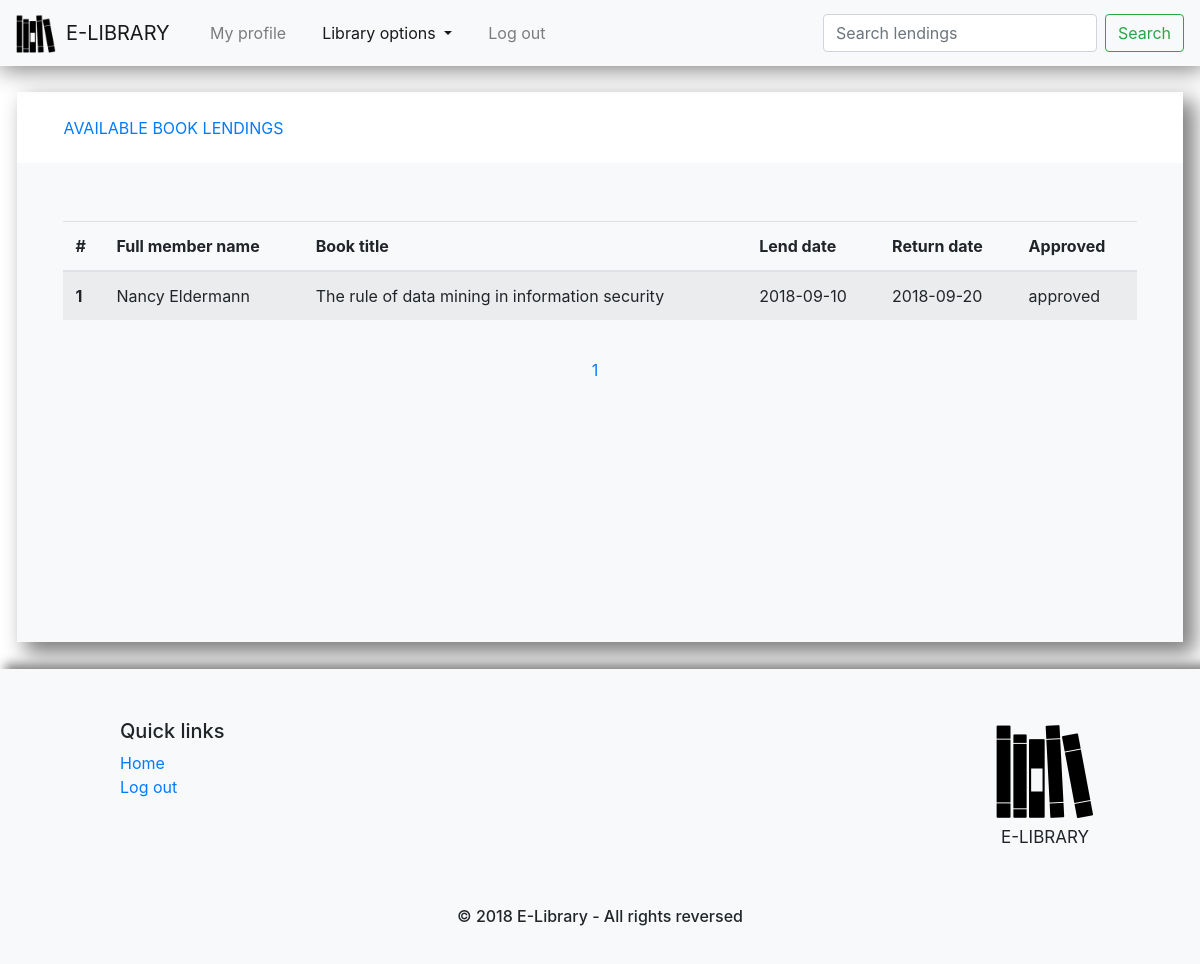
Screenshot of /interface/pages/book-lendings-management.php (signed in) with the database file from the repository.
### tables this page shows
CREATE TABLE `book_lend` (
  `id_lend` int(11) NOT NULL,
  `lend_date` date NOT NULL,
  `return_date` date NOT NULL,
  `approved` tinyint(4) NOT NULL,
  `id_book_copy` int(11) NOT NULL,
  `id_member` int(11) NOT NULL
);

CREATE TABLE `user` (
  `id_user` int(11) NOT NULL,
  `firstname` varchar(255) NOT NULL,
  `lastname` varchar(255) NOT NULL,
  `date_of_birth` date NOT NULL,
  `e_mail` varchar(50) NOT NULL,
  `username` varchar(20) NOT NULL,
  `password` varchar(255) NOT NULL,
  `approval` tinyint(4) NOT NULL DEFAULT '0',
  `status` tinyint(4) NOT NULL DEFAULT '1',
  `id_role` int(11) NOT NULL DEFAULT '0'
);

CREATE TABLE `book` (
  `id_book` int(11) NOT NULL,
  `book_title` varchar(255) NOT NULL,
  `original_book_title` varchar(255) NOT NULL,
  `id_category` int(11) NOT NULL
);

CREATE TABLE `member` (
  `id_member` int(11) NOT NULL,
  `member_phone` varchar(255) NOT NULL,
  `member_mobile` varchar(255) NOT NULL,
  `member_from` date NOT NULL,
  `member_to` date NOT NULL,
  `penality_points` int(11) NOT NULL,
  `notes` text NOT NULL,
  `id_address` int(11) NOT NULL,
  `id_user` int(11) NOT NULL
);

### data/data_access/book_lendDAO.php (called while the page is built, shortened)
<?php
	require_once __DIR__.'/../../data/data_connect/connection.php';
	require_once __DIR__.'/../../data/data_access/book_copyDAO.php';
	require_once __DIR__.'/../../data/data_access/memberDAO.php';
	class book_lendDAO extends connection implements query_interface{
		public function get_all(){
			$connection = $this->get_connection();
			$sql = "SELECT * FROM book_lend";
			$statement = $connection->prepare($sql);
			$statement->execute();
			$results = $statement->get_result();
			$lends = array();
			if ($results->num_rows > 0) {
				while($row = $results->fetch_assoc()) {
					$book_copyDao = new book_copyDAO();
					$memberDao = new memberDAO();
					$book_copy = $book_copyDao->get_by_id($row["id_book_copy"]);
					$member = $memberDao->get_by_id($row["id_member"]);
					$lend = new book_lend($row["lend_date"],$row["return_date"],
							      $row["approved"],$book_copy, $member);
					$lend->set_id_lend($row["id_lend"]);
					array_push($lends,$lend);
				}
			}
			return $lends;
		}
		public function get_in_range($from, $limit){
			$connection = $this->get_connection();
			$sql = "SELECT * FROM book_lend  ORDER BY approved LIMIT ?,?";
			$statement = $connection->prepare($sql);
			$statement->bind_param("ii",$from, $limit);
			$statement->execute();
			$results = $statement->get_result();
			$lends = array();
			if ($results->num_rows > 0) {
				while($row = $results->fetch_assoc()) {
					$book_copyDao = new book_copyDAO();
					$memberDao = new memberDAO();
					$book_copy = $book_copyDao->get_by_id($row["id_book_copy"]);
					$member = $memberDao->get_by_id($row["id_member"]);
					$lend = new book_lend($row["lend_date"],$row["return_date"],
							      $row["approved"],$book_copy, $member);
					$lend->set_id_lend($row["id_lend"]);
					array_push($lends,$lend);
				}
			}
			return $lends;
		}
	}
?>

### data/data_access/book_copyDAO.php (called while the page is built, shortened)
<?php
	require_once __DIR__.'/../../data/data_connect/connection.php';
	require_once __DIR__.'/../../data/data_access/bookDAO.php';
	require_once __DIR__.'/../../data/data_access/publisherDAO.php';
	class book_copyDAO extends connection implements query_interface{
		public function get_by_id($id){
			$connection = $this->get_connection();
			$sql = "SELECT * FROM book_copy WHERE id_book_copy = ? ";
			$statement = $connection->prepare($sql);
			$statement->bind_param("i",$id);
			$statement->execute();
			$result = $statement->get_result();
			if ($result->num_rows == 1) {
				$row = $result->fetch_assoc();
				$bookDao = new bookDAO();
				$publisherDao = new publisherDAO();
				$book = $bookDao->get_by_id($row["id_book"]);
				$publisher = $publisherDao->get_by_id($row["id_publisher"]);
				$book_copy = new book_copy($row["year_of_publication"],$row["number_of_pages"],
							   $row["available"], $book, $publisher);
				$book_copy->set_id_book_copy($row["id_book_copy"]);
				return $book_copy;
			}
			return null;
		}
	}
?>

### data/data_access/bookDAO.php (called while the page is built, shortened)
<?php
	require_once __DIR__.'/../../data/data_connect/connection.php';
	class bookDAO extends connection implements query_interface{
		public function get_by_id($id){
			$connection = $this->get_connection();
			$book_sql = "SELECT * FROM book INNER JOIN category ON book.id_category = category.id_category WHERE id_book = ? ";
			$statement = $connection->prepare($book_sql);
			$statement->bind_param("i",$id);
			$statement->execute();
			$book_result = $statement->get_result();
			if ($book_result->num_rows == 1) {
				$book_row = $book_result->fetch_assoc();
				$category = new category($book_row["category_title"]);
					$category->set_id_category($book_row["id_category"]);
					$book = new book($book_row["book_title"], $book_row["original_book_title"], $category);
					$book->set_id_book($book_row["id_book"]);
					$genres_sql = "SELECT * FROM genre INNER JOIN book_genre ON genre.id_genre = book_genre.id_genre INNER JOIN book ON book.id_book = book_genre.id_book WHERE book.id_book = ?";
					$genre_statement = $connection->prepare($genres_sql);
					$genre_statement->bind_param("i",$book_row["id_book"]);
					$genre_statement->execute();
					$genre_results = $genre_statement->get_result();
					$author_sql = "SELECT * FROM author INNER JOIN book_author ON author.id_author = book_author.id_author WHERE book_author.id_book = ?";
					$author_statement = $connection->prepare($author_sql);
					$author_statement->bind_param("i",$book_row["id_book"]);
					$author_statement->execute();
					$author_results = $author_statement->get_result();
					if ($author_results->num_rows > 0) {
						while($author_row = $author_results->fetch_assoc()) {
							$author = new author($author_row["firstname"],$author_row["lastname"],$author_row["date_of_birth"],$author_row["short_biography"]);
							$author->set_id_author($author_row["id_author"]);
							$book->add_author($author);
						}
					}
					return $book;
			}
			return null;
		}
	}
?>

### data/data_access/publisherDAO.php (called while the page is built, shortened)
<?php
	require_once __DIR__.'/../../data/data_connect/connection.php';
	class publisherDAO extends connection implements query_interface{
		public function get_by_id($id){
			$connection = $this->get_connection();
			$sql = "SELECT * FROM publisher INNER JOIN address ON publisher.id_address = address.id_address WHERE id_publisher = ?";
			$statement = $connection->prepare($sql);
			$statement->bind_param("i",$id);
			$statement->execute();
			$result = $statement->get_result();
			if ($result->num_rows == 1) {
				$row = $result->fetch_assoc();
				$address = new address($row["zip_code"],$row["street_address"],$row["city"]);
				$address->set_id_address($row["id_address"]);
				$publisher = new publisher($row["publisher_name"],$address);
				$publisher->set_id_publisher($row["id_publisher"]);
				return $publisher;
			}
			return null;
		}
	}
?>

### data/data_access/userDAO.php (called while the page is built, shortened)
<?php
	require_once __DIR__.'/../../data/data_connect/connection.php';
	class userDAO extends connection implements query_interface{
		public function get_by_id($id){
			$connection = $this->get_connection();
			$sql = "SELECT * FROM user WHERE id_user = ? ";
			$statement = $connection->prepare($sql);
			$statement->bind_param("i",$id);
			$statement->execute();
			$result = $statement->get_result();
			$roleDao = new roleDAO();
			if ($result->num_rows == 1) {
				$row = $result->fetch_assoc();
				$role = $roleDao->get_by_id($row["id_role"]);
				$user = new user($row["firstname"],$row["lastname"],$row["date_of_birth"],$row["e_mail"],
					$row["username"],$row["password"],$row["approval"],$row["status"],$role);
				$user->set_id_user($row["id_user"]);
				return $user;
			}
			return null;
		}
	}
?>

### data/data_access/memberDAO.php (called while the page is built, shortened)
<?php
	require_once __DIR__.'/../../data/data_connect/connection.php';
	require_once __DIR__.'/../../data/data_access/userDAO.php';
	class memberDAO extends connection implements query_interface{
		public function get_by_id($id){
			$connection = $this->get_connection();
			$sql = "SELECT * FROM member WHERE id_member = ? ";
			$statement = $connection->prepare($sql);
			$statement->bind_param("i",$id);
			$statement->execute();
			$result = $statement->get_result();
			if ($result->num_rows == 1) {
				$row = $result->fetch_assoc();
				$addressDao = new addressDAO();
					$userDao = new userDAO();
				$address = $addressDao->get_by_id($row["id_address"]);
				$user = $userDao->get_by_id($row["id_user"]);
				$membership = new member($row["member_phone"],$row["member_mobile"],$row["member_from"],
							     $row["member_to"],$row["penality_points"],
							     $row["notes"], $address, $user);
				$membership->set_id_member($row["id_member"]);
				return $membership;
			}
			return null;
		}
	}
?>

### data/data_connect/connection.php (called while the page is built, shortened)
<?php
	class connection {
		public function get_connection(){
			$this->_connection = mysqli_connect("localhost", "root", "", "library");
			return $this->_connection;
		}
	}
?>

### interface/pages/book-lendings-management.php (the view, shortened to what this page needs)
<?php
	require_once __DIR__.'/../../data/data_access/book_lendDAO.php';
	$helper = new helpers();
	$id = 1;
	$lendDao = new book_lendDAO();
	$max_records = 5;
	if(isset($_GET["page"])){
		$page_number = $_GET["page"];
		$from = ($page_number*$max_records)-$max_records;
	}
	else{
		$from = 0;
	}
	if(isset($_GET["search"])){
		$lends = $lendDao->get_by_name_in_range($_GET["search-input"],$from,$max_records);
		$lends_count = $lendDao->count_by_name($_GET["search-input"]);
	}
	else{
		$lends = $lendDao->get_all();
		$lends_count = count($lends);
		$lends = $lendDao->get_in_range($from,$max_records);
	}
	$pages_count = ceil($lends_count/$max_records);
?>
<!DOCTYPE HTML>
<html>
	<head>
		<link rel="stylesheet" href="../styles/css/bootstrap.min.css" />
		<link rel="stylesheet" href="../styles/bootstrap-nav-fix.css" />
		<link rel="stylesheet" href="../styles/bootstrap-form-fix.css" />
		<link rel="stylesheet" href="../styles/page.css" />
		<link rel="stylesheet" href="../styles/footer.css" />
	</head>
	<body>
		<nav class="navbar navbar-expand-lg nav-fix sticky-top navbar-light bg-light">
			<a class="navbar-brand" href="javascript:void(0);"><div class="nav-logo-wrap"><div class="nav-logo"></div> <span class="nav-text">E-LIBRARY</span></div> </a>
			<ul class="navbar-nav mr-auto">
				<li class="nav-item">
					<a class="nav-link" href="/project/interface/pages/user-profile.php">My profile</a>
				</li>
				<li class="nav-item dropdown">
					<a class="nav-link dropdown-toggle active" href="javascript:void(0);" id="navbarLibraryDropdown" role="button" data-toggle="dropdown"><span class="sr-only">(current)</span>
						Library options
					</a>
				</li>
				<li class="nav-item">
					<form id="logout" method="get" action="">
						<a class="nav-link" href="javascript:void(0);" onclick="document.getElementById('logout').submit();">Log out</a>
					</form>
				</li>
			</ul>
			<form class="form-inline my-2 my-lg-0" method="get">
				<input class="form-control mr-sm-2" type="search" name="search-input" placeholder="Search lendings">
				<button class="btn btn-outline-success my-2 my-sm-0" type="submit" name="search" value="search">Search</button>
			</form>
	</nav>
	<div class="page-body-wrap">
		<div class="page-body">
			<div class="body-nav">
			<ul>
				<li class="available-tab active-tab"><a href="javascript:void(0);">Available book lendings</a></li>
			</div>
			<div class="table-container">
				<table class="table table-striped">
					<thead>
						<tr>
							<th scope="col">#</th>
							<th scope="col">Full member name</th>
							<th scope="col">Book title</th>
							<th scope="col">Lend date</th>
							<th scope="col">Return date</th>
							<th scope="col">Approved</th>
						</tr>
					</thead>
					<tbody>
						<?php foreach($lends as $lend){
							$book = $lend->get_book_copy()->get_book();
							$user_member = $lend->get_member()->get_user();
						?>
							<tr>
								<th scope="row"><?php echo $id?></th>
								<td><?php echo $user_member->get_firstname()." ".$user_member->get_lastname(); ?></td>
								<td><?php echo $book->get_book_title(); ?></td>
								<td><?php echo $lend->get_lend_date(); ?></td>
								<td><?php echo $lend->get_return_date(); ?></td>
								<td><?php echo $helper->get_approval_text($lend->get_approved()); ?></td>
							</tr>
						<?php	$id = $id + 1;
						}
						?>
					</tbody>
				</table>
				<div id="table-nums" class="table-nums"><?php
				$i = 1;
				echo "<span>";
				while($i <= $pages_count){
					echo "<a id='a".$i."' ";
					if(isset($_GET["page"])){
						if($i==$_GET["page"]){
							echo "class=page-active" ;
						}
					}
					else{
						if($i==1){
							echo "class=page-active";
						}
					}
					echo " onclick=mark_page_as_active('table-nums',this);";
					echo " href=book-lendings-management.php";
					if(!isset($_GET["search"])){
						echo "?page=".$i;
					}
					else{
						echo "?page=".$i."&search-input=".$_GET["search-input"]."&search=search";
					}
					echo ">".$i;
					$i = $i+1; ?>
					</a><?php
				}
			?>
				</span>
				</div>
			</div>
		</div>
	</div>
	<div class="footer-container">
		<div class="row text-center text-xs-center text-sm-left text-md-left justify">
			<div class="col-xs-12 col-sm-4 col-md-4 links">
				<h5>Quick links</h5>
				<ul class="list-unstyled quick-links">
					<li><a href="/project/interface/pages/user-profile.php">Home</a></li>
					<li>
						<form id="log-out" method="get" action="">
							<a href="javascript:void(0);" onclick="document.getElementById('log-out').submit();">
								Log out
							</a>
						</form>
					</li>
				</ul>
			</div>
			<div class="footer-logo-wrap  text-center text-xs-center text-sm-left text-md-left "><div class="footer-logo"></div><div class="footer-logo-text">E-LIBRARY</div></div>
		</div>
		<div class="row">
			<div class="col-xs-12 col-sm-12 col-md-12 mt-2 mt-sm-2 text-center col-spacing">
				<p class="h6">&copy 2018 E-Library - All rights reversed</p>
			</div>
		</div>
	</div>
</body>
</html>

### interface/styles/page.css (style rules this page uses)
.page-body-wrap { padding:2.2% 1.4%; }
.page-body { min-height:550px; width:100%; background-color:#f8f9fa !important; box-shadow: 10px 10px 20px 2px grey; }
.table-container { padding: 5% 4%; }
.body-nav { padding: 2% 4%; background-color: #fff; color: #9fceff; text-transform: uppercase; }
.body-nav > ul { list-style: none; padding: 0; margin: 0; }
.nav-item:first-child { padding-left: 10px; }
li:first-child { padding-left: 0px; }
ul li { display: inline; padding-left: 10px; padding-right: 10px; color: #9fceff; }
.active-tab > a, .active-tab > a:hover, .active-tab > a:visited { color:#007bff; }
li > a { outline:none; text-decoration:none !important; color: #9fceff; }
.quick-links > li > a, li > a:hover { color:#007bff; }
.table-nums { padding: 1%; text-align: center; }
.table-nums > span { padding: 1%; display: inline-block; }
.table-nums > span > a { color: #5eacff; padding-right: 10px; }
.page-active { color: #007bff !important; }

### interface/styles/footer.css (style rules this page uses)
.footer-container { background-color: #f8f9fa !important; padding-top: 50px; padding-left: 50px; padding-right:50px; padding-bottom:30px; box-shadow: 15px 5px 10px 10px grey; }
.col-spacing { padding-top:50px; }
.footer-logo-wrap { width:100px; height:130px; margin-right: 5%; }
.footer-logo { display: inline-block; background-image: url("../../resources/images/library-icon.png"); background-position: center; background-repeat: no-repeat; background-size: cover; width:100px; height:100px; }
.footer-logo-text { font-size: 17px; text-align: center; }
.justify { justify-content: space-between; margin-right: 0px; margin-left: 0px; }
.links { margin-left:5%; max-width:20%; }
#log-out { padding: 0px; margin-bottom:0; }

### rows the page displays
book_lend: lend_date "2018-09-10", return_date "2018-09-20", id_member.id_member "approved"
user: firstname "Nancy", lastname "Eldermann"
book: book_title "The rule of data mining in information security"
